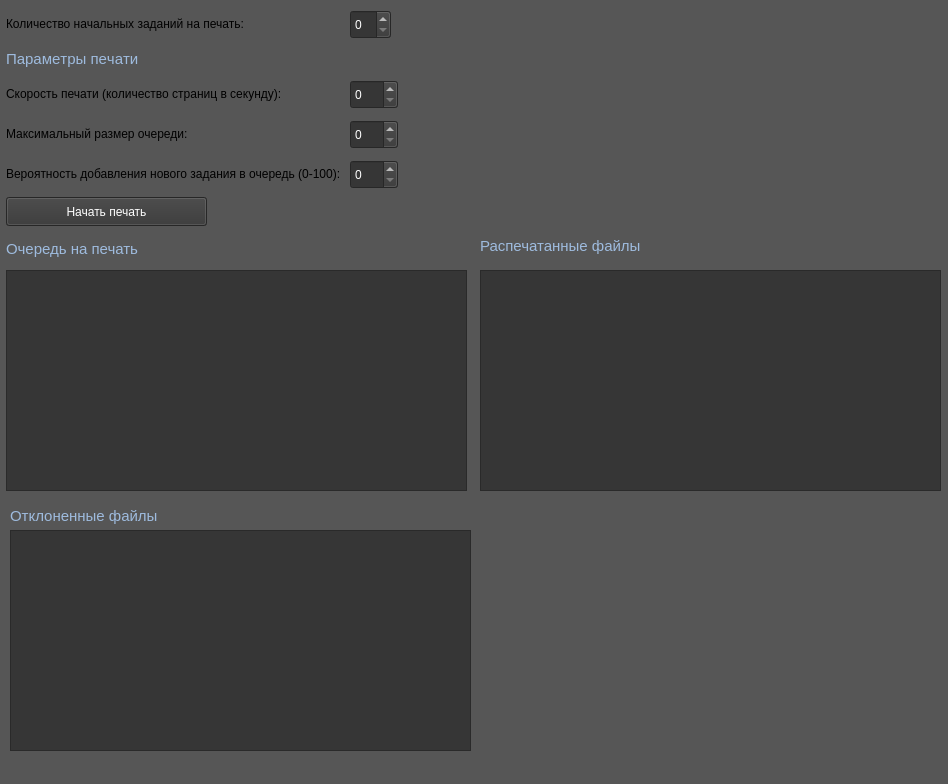
<?xml version="1.0" encoding="UTF-8"?>
<ui version="4.0">
 <class>PrintBufferWidget</class>
 <widget class="QMainWindow" name="PrintBufferWidget">
  <property name="geometry">
   <rect>
    <x>0</x>
    <y>0</y>
    <width>948</width>
    <height>784</height>
   </rect>
  </property>
  <property name="windowTitle">
   <string>Буферизатор печати</string>
  </property>
  <property name="styleSheet">
   <string notr="true">background-color: rgb(86, 86, 86);</string>
  </property>
  <widget class="QWidget" name="centralwidget">
   <widget class="QSpinBox" name="spinBox_2">
    <property name="geometry">
     <rect>
      <x>350</x>
      <y>80</y>
      <width>48</width>
      <height>29</height>
     </rect>
    </property>
    <property name="styleSheet">
     <string notr="true">background-color: rgb(54, 54, 54);
color: rgb(255, 255, 255);</string>
    </property>
   </widget>
   <widget class="QLabel" name="label">
    <property name="geometry">
     <rect>
      <x>6</x>
      <y>43</y>
      <width>181</width>
      <height>31</height>
     </rect>
    </property>
    <property name="font">
     <font>
      <pointsize>11</pointsize>
      <bold>false</bold>
      <underline>false</underline>
      <kerning>false</kerning>
     </font>
    </property>
    <property name="styleSheet">
     <string notr="true">color: rgb(158, 187, 222);</string>
    </property>
    <property name="text">
     <string>Параметры печати</string>
    </property>
   </widget>
   <widget class="QSpinBox" name="spinBox_3">
    <property name="geometry">
     <rect>
      <x>350</x>
      <y>120</y>
      <width>48</width>
      <height>29</height>
     </rect>
    </property>
    <property name="styleSheet">
     <string notr="true">background-color: rgb(54, 54, 54);
color: rgb(255, 255, 255);</string>
    </property>
   </widget>
   <widget class="QLabel" name="label_4">
    <property name="geometry">
     <rect>
      <x>6</x>
      <y>123</y>
      <width>231</width>
      <height>21</height>
     </rect>
    </property>
    <property name="text">
     <string>Максимальный размер очереди:</string>
    </property>
   </widget>
   <widget class="QLabel" name="label_5">
    <property name="geometry">
     <rect>
      <x>6</x>
      <y>13</y>
      <width>301</width>
      <height>21</height>
     </rect>
    </property>
    <property name="text">
     <string>Количество начальных заданий на печать:</string>
    </property>
   </widget>
   <widget class="QLabel" name="label_7">
    <property name="geometry">
     <rect>
      <x>6</x>
      <y>233</y>
      <width>181</width>
      <height>31</height>
     </rect>
    </property>
    <property name="font">
     <font>
      <pointsize>11</pointsize>
      <bold>false</bold>
     </font>
    </property>
    <property name="styleSheet">
     <string notr="true">color: rgb(158, 187, 222);</string>
    </property>
    <property name="text">
     <string>Очередь на печать</string>
    </property>
   </widget>
   <widget class="QLabel" name="label_9">
    <property name="geometry">
     <rect>
      <x>10</x>
      <y>500</y>
      <width>181</width>
      <height>31</height>
     </rect>
    </property>
    <property name="font">
     <font>
      <pointsize>11</pointsize>
      <bold>false</bold>
     </font>
    </property>
    <property name="styleSheet">
     <string notr="true">color: rgb(158, 187, 222);</string>
    </property>
    <property name="text">
     <string>Отклоненные файлы</string>
    </property>
   </widget>
   <widget class="QLabel" name="label_10">
    <property name="geometry">
     <rect>
      <x>6</x>
      <y>163</y>
      <width>421</width>
      <height>21</height>
     </rect>
    </property>
    <property name="text">
     <string>Вероятность добавления нового задания в очередь (0-100): </string>
    </property>
   </widget>
   <widget class="QSpinBox" name="spinBox_4">
    <property name="geometry">
     <rect>
      <x>350</x>
      <y>160</y>
      <width>48</width>
      <height>29</height>
     </rect>
    </property>
    <property name="styleSheet">
     <string notr="true">background-color: rgb(54, 54, 54);
color: rgb(255, 255, 255);</string>
    </property>
   </widget>
   <widget class="QLabel" name="label_3">
    <property name="geometry">
     <rect>
      <x>6</x>
      <y>83</y>
      <width>341</width>
      <height>21</height>
     </rect>
    </property>
    <property name="text">
     <string>Скорость печати (количество страниц в секунду):</string>
    </property>
   </widget>
   <widget class="QSpinBox" name="spinBox_1">
    <property name="geometry">
     <rect>
      <x>350</x>
      <y>10</y>
      <width>41</width>
      <height>29</height>
     </rect>
    </property>
    <property name="styleSheet">
     <string notr="true">background-color: rgb(54, 54, 54);
color: rgb(255, 255, 255);</string>
    </property>
   </widget>
   <widget class="QLabel" name="label_8">
    <property name="geometry">
     <rect>
      <x>480</x>
      <y>230</y>
      <width>181</width>
      <height>31</height>
     </rect>
    </property>
    <property name="font">
     <font>
      <pointsize>11</pointsize>
      <bold>false</bold>
     </font>
    </property>
    <property name="styleSheet">
     <string notr="true">color: rgb(158, 187, 222);</string>
    </property>
    <property name="text">
     <string>Распечатанные файлы</string>
    </property>
   </widget>
   <widget class="QPushButton" name="pushButton">
    <property name="geometry">
     <rect>
      <x>6</x>
      <y>197</y>
      <width>201</width>
      <height>29</height>
     </rect>
    </property>
    <property name="styleSheet">
     <string notr="true">background-color: rgb(54, 54, 54);
color: rgb(255, 255, 255);</string>
    </property>
    <property name="text">
     <string>Начать печать</string>
    </property>
   </widget>
   <widget class="QTableView" name="tableView">
    <property name="geometry">
     <rect>
      <x>6</x>
      <y>270</y>
      <width>461</width>
      <height>221</height>
     </rect>
    </property>
    <property name="styleSheet">
     <string notr="true">background-color: rgb(54, 54, 54);</string>
    </property>
   </widget>
   <widget class="QTableView" name="tableView_2">
    <property name="geometry">
     <rect>
      <x>480</x>
      <y>270</y>
      <width>461</width>
      <height>221</height>
     </rect>
    </property>
    <property name="styleSheet">
     <string notr="true">background-color: rgb(54, 54, 54);</string>
    </property>
   </widget>
   <widget class="QTableView" name="tableView_3">
    <property name="geometry">
     <rect>
      <x>10</x>
      <y>530</y>
      <width>461</width>
      <height>221</height>
     </rect>
    </property>
    <property name="styleSheet">
     <string notr="true">background-color: rgb(54, 54, 54);</string>
    </property>
   </widget>
  </widget>
  <widget class="QStatusBar" name="statusbar"/>
 </widget>
 <resources/>
 <connections/>
</ui>
